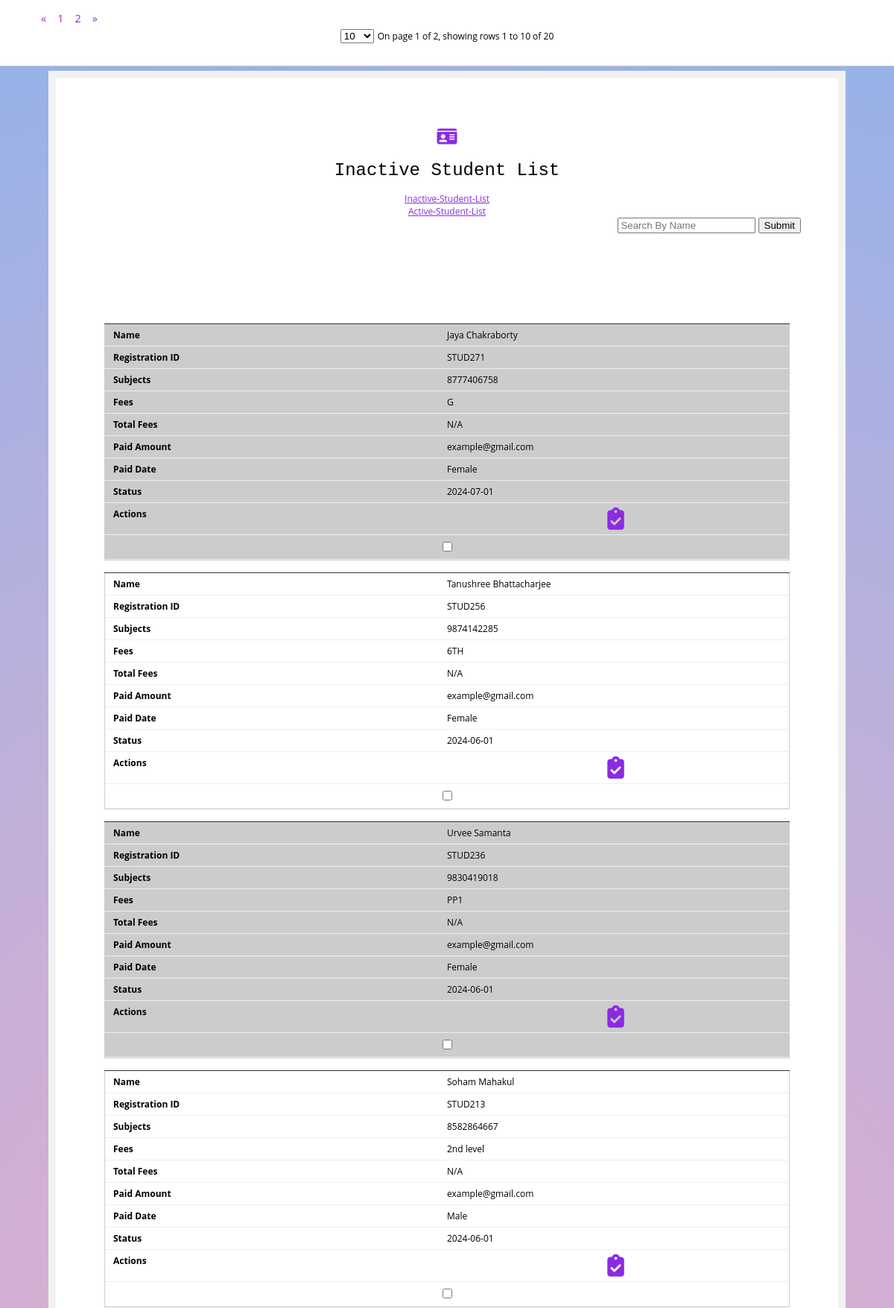
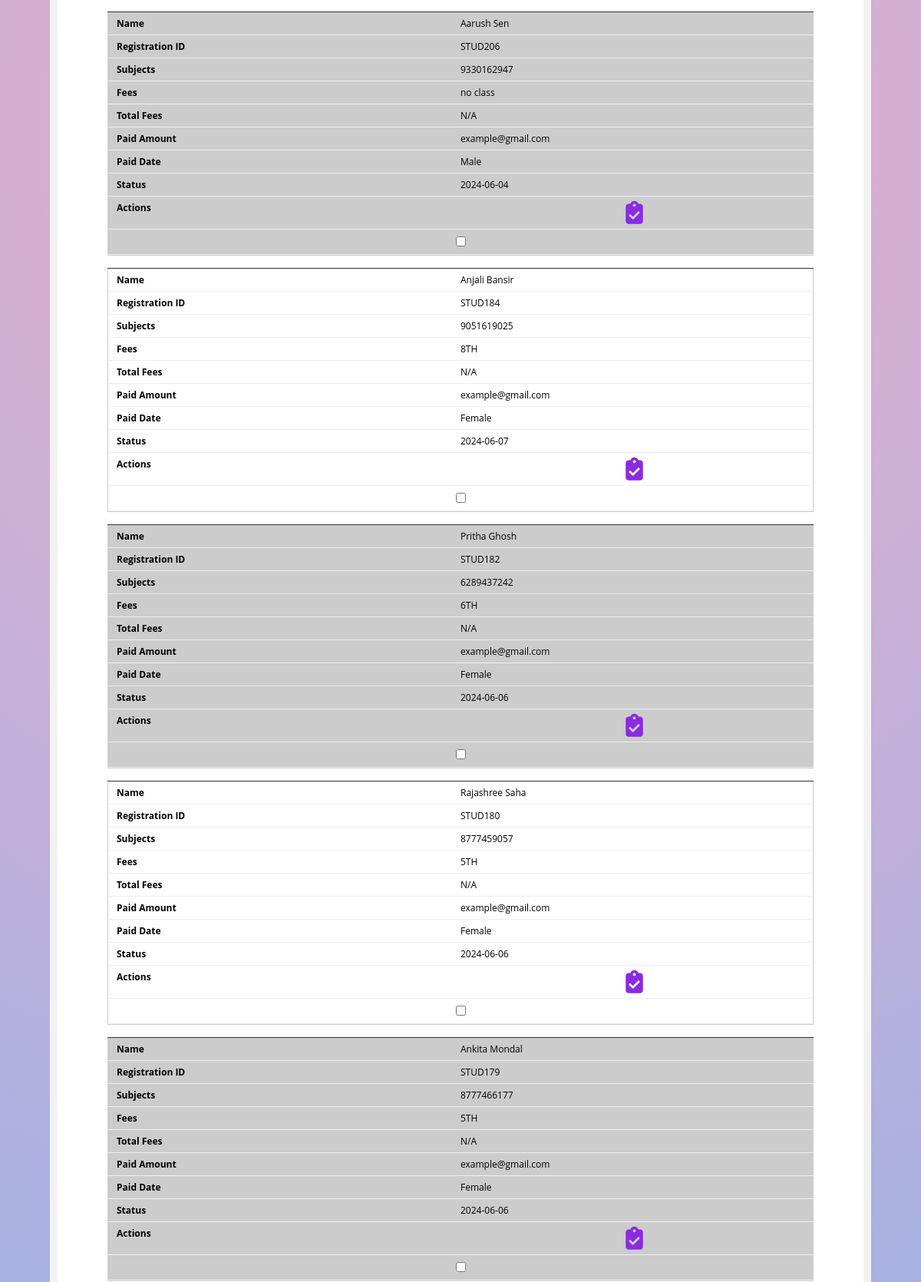
Screenshot of /student_inact.php (upper part) with the database file from the repository (2 pictures, top to bottom).
### tables this page shows
CREATE TABLE `student_registration` (
  `Student_id` int(11) NOT NULL,
  `Student_name` varchar(500) NOT NULL,
  `Student_reg_no` varchar(256) NOT NULL,
  `Phone_no` varchar(255) NOT NULL,
  `Address` varchar(1000) NOT NULL,
  `Guardian_phone` varchar(255) NOT NULL,
  `Email` varchar(500) NOT NULL,
  `Gender` varchar(20) NOT NULL,
  `Joining_date` date NOT NULL,
  `Class` varchar(50) NOT NULL,
  `Date_of_birth` date NOT NULL,
  `Status` char(1) NOT NULL DEFAULT 'Y'
);

### student_inact.php (the view, shortened to what this page needs)
<?php
include("conn.php");
$sql=mysqli_query($conn,"SELECT * FROM student_registration  WHERE Status='N' ORDER BY `Student_id` DESC");
?>
<!DOCTYPE html>
<html lang="en">
<head>
    <link rel = "stylesheet" href="https://cdnjs.cloudflare.com/ajax/libs/font-awesome/6.1.1/css/all.min.css" />
    <link rel="stylesheet"  href="student_list.css">
</head>
<body>
<div class="form-box">
  <h1><a href="student_list.php"><i class="fa-sharp fa-solid fa-id-card"></i></a></h1>
  <h1>Inactive Student List</h1>
  <div style="display:flex;justify-content:center;gap:10px"><a href="student_inact.php">Inactive-Student-List</a></div>
  <div style="display:flex;justify-content:center;gap:10px"><a href="student_list.php">Active-Student-List</a></div>
  <div style="display:flex;justify-content:end;gap:10px">
  <form>
    <input type="search" name="search" value="<?php if(isset($name)) echo $name; ?>" placeholder="Search By Name">
    <input type="submit">
  </form>
   </div>
<div id="DataTable" >
  <div id="table_box_bootstrap"></div>
  <table >
    <tbody class="scroll-pane">
        <?php  while($arr=mysqli_fetch_array($sql)){?>
        <tr>
        <td style="cursor:pointer" onclick="window.location.href='student_list_details.php?id=<?php echo $arr['Student_id'] ?>'"><?php echo $arr['Student_name'] ?></td>
        <td><?php echo $arr['Student_reg_no'] ?></td>
        <td><?php echo $arr['Phone_no'] ?></td>
        <td><?php echo $arr['Class'] ?></td>
        <td><?php echo $arr['Address'] ?></td>
        <td><?php echo $arr['Email'] ?></td>
        <td><?php echo $arr['Gender'] ?></td>
        <td><?php echo $arr['Joining_date'] ?></td>
        <td ><div align="center"><a href="student_list_details.php?id=<?php echo $arr['Student_id'] ?>"><i class="fa-solid fa-clipboard-check" style="font-size:30px;margin: auto;"></i></a></div></td>
        <td><div align="center"><input type="checkbox" onclick="window.location.href='student_activate.php?id=<?php echo $arr['Student_id'] ?>&status=<?php echo $arr['Status'] ?>'" <?php if($arr['Status']=='Y') echo "checked" ?>></div></td>
        </tr>
        <?php } ?>
  </tbody>
</table>
</div>
        </div>
</body>
</html>

### student_list.css (style rules this page uses)
body { counter-reset: my-sec-counter; font-family: 'Open Sans', sans-serif; font-size: 12px; background: rgb(238,174,202); background: radial-gradient(circle, rgba(238,174,202,1) 0%, rgba(148,178,233,1) 100%); margin-top: 95px; }
.form-box { max-width: 800px; margin: auto; padding: 50px; background: #ffffff; border: 10px solid #f2f2f2; }
h1 { text-align: center; font-family:Arial, Helvetica, sans-serif; font: 2em "typewriter", monospace; align-self: center; }
#DataTable { position:relative; padding: 15px; box-sizing: border-box; }
table { width: 100%; border-collapse: collapse; }
td, th { padding: 6px; border: 1px solid #ccc; text-align: left; box-sizing: border-box; }
tr:nth-of-type(odd) { background: #eee; }
@media only screen 
      and (max-width: 760px), (min-device-width: 768px) 
      and (max-device-width: 1024px) { table { margin-top: 106px; } }
@media only screen 
      and (max-width: 760px), (min-device-width: 768px) 
      and (max-device-width: 1024px) { table, thead, tbody, th, td, tr { display: block; } }
@media only screen 
      and (max-width: 760px), (min-device-width: 768px) 
      and (max-device-width: 1024px) { tr { margin: 0 0 1rem 0; overflow: auto; border-bottom: 1px solid #ccc; } }
@media only screen 
      and (max-width: 760px), (min-device-width: 768px) 
      and (max-device-width: 1024px) { tbody tr:before { counter-increment: my-sec-counter; content: ""; background-color:#333; display: block; height: 1px; } }
@media only screen 
      and (max-width: 760px), (min-device-width: 768px) 
      and (max-device-width: 1024px) { tr:nth-child(odd) { background: #ccc; } }
@media only screen 
      and (max-width: 760px), (min-device-width: 768px) 
      and (max-device-width: 1024px) { td { border: none; border-bottom: 1px solid #eee; margin-right: 0%; display: block; border-right: 1px solid #ccc; border-left: 1px solid #ccc; box-sizing:border-box; } }
@media only screen 
      and (max-width: 760px), (min-device-width: 768px) 
      and (max-device-width: 1024px) { td:before { font-weight: bold; width: 50%; float:left; box-sizing:border-box; padding-left: 5px; } }
@media only screen 
      and (max-width: 760px), (min-device-width: 768px) 
      and (max-device-width: 1024px) { td:nth-of-type(1):before { content: "Name"; } }
@media only screen 
      and (max-width: 760px), (min-device-width: 768px) 
      and (max-device-width: 1024px) { td:nth-of-type(2):before { content: "Registration ID"; } }
@media only screen 
      and (max-width: 760px), (min-device-width: 768px) 
      and (max-device-width: 1024px) { td:nth-of-type(3):before { content: "Subjects"; } }
@media only screen 
      and (max-width: 760px), (min-device-width: 768px) 
      and (max-device-width: 1024px) { td:nth-of-type(4):before { content: "Fees"; } }
@media only screen 
      and (max-width: 760px), (min-device-width: 768px) 
      and (max-device-width: 1024px) { td:nth-of-type(5):before { content: "Total Fees"; } }
@media only screen 
      and (max-width: 760px), (min-device-width: 768px) 
      and (max-device-width: 1024px) { td:nth-of-type(6):before { content: "Paid Amount"; } }
@media only screen 
      and (max-width: 760px), (min-device-width: 768px) 
      and (max-device-width: 1024px) { td:nth-of-type(7):before { content: "Paid Date"; } }
@media only screen 
      and (max-width: 760px), (min-device-width: 768px) 
      and (max-device-width: 1024px) { td:nth-of-type(8):before { content: "Status"; } }
@media only screen 
      and (max-width: 760px), (min-device-width: 768px) 
      and (max-device-width: 1024px) { td:nth-of-type(9):before { content: "Actions"; } }
a { color: blueviolet; }
.form-box { max-width: 950px; margin: auto; padding: 50px; background: #ffffff; border: 10px solid #f2f2f2; }

### rows the page displays
student_registration: Student_name "Jaya Chakraborty", Student_reg_no "STUD271", Phone_no "8777406758", Class "G", Address "N/A", Email "example@gmail.com", Gender "Female", Joining_date "2024-07-01"
student_registration: Student_name "Tanushree Bhattacharjee", Student_reg_no "STUD256", Phone_no "9874142285", Class "6TH", Address "N/A", Email "example@gmail.com", Gender "Female", Joining_date "2024-06-01"
student_registration: Student_name "Urvee Samanta", Student_reg_no "STUD236", Phone_no "9830419018", Class "PP1", Address "N/A", Email "example@gmail.com", Gender "Female", Joining_date "2024-06-01"
student_registration: Student_name "Soham Mahakul", Student_reg_no "STUD213", Phone_no "8582864667", Class "2nd level", Address "N/A", Email "example@gmail.com", Gender "Male", Joining_date "2024-06-01"
student_registration: Student_name "Aarush Sen", Student_reg_no "STUD206", Phone_no "9330162947", Class "no class", Address "N/A", Email "example@gmail.com", Gender "Male", Joining_date "2024-06-04"
student_registration: Student_name "Anjali Bansir", Student_reg_no "STUD184", Phone_no "9051619025", Class "8TH", Address "N/A", Email "example@gmail.com", Gender "Female", Joining_date "2024-06-07"
student_registration: Student_name "Pritha Ghosh", Student_reg_no "STUD182", Phone_no "6289437242", Class "6TH", Address "N/A", Email "example@gmail.com", Gender "Female", Joining_date "2024-06-06"
student_registration: Student_name "Rajashree Saha", Student_reg_no "STUD180", Phone_no "8777459057", Class "5TH", Address "N/A", Email "example@gmail.com", Gender "Female", Joining_date "2024-06-06"
student_registration: Student_name "Ankita Mondal", Student_reg_no "STUD179", Phone_no "8777466177", Class "5TH", Address "N/A", Email "example@gmail.com", Gender "Female", Joining_date "2024-06-06"
